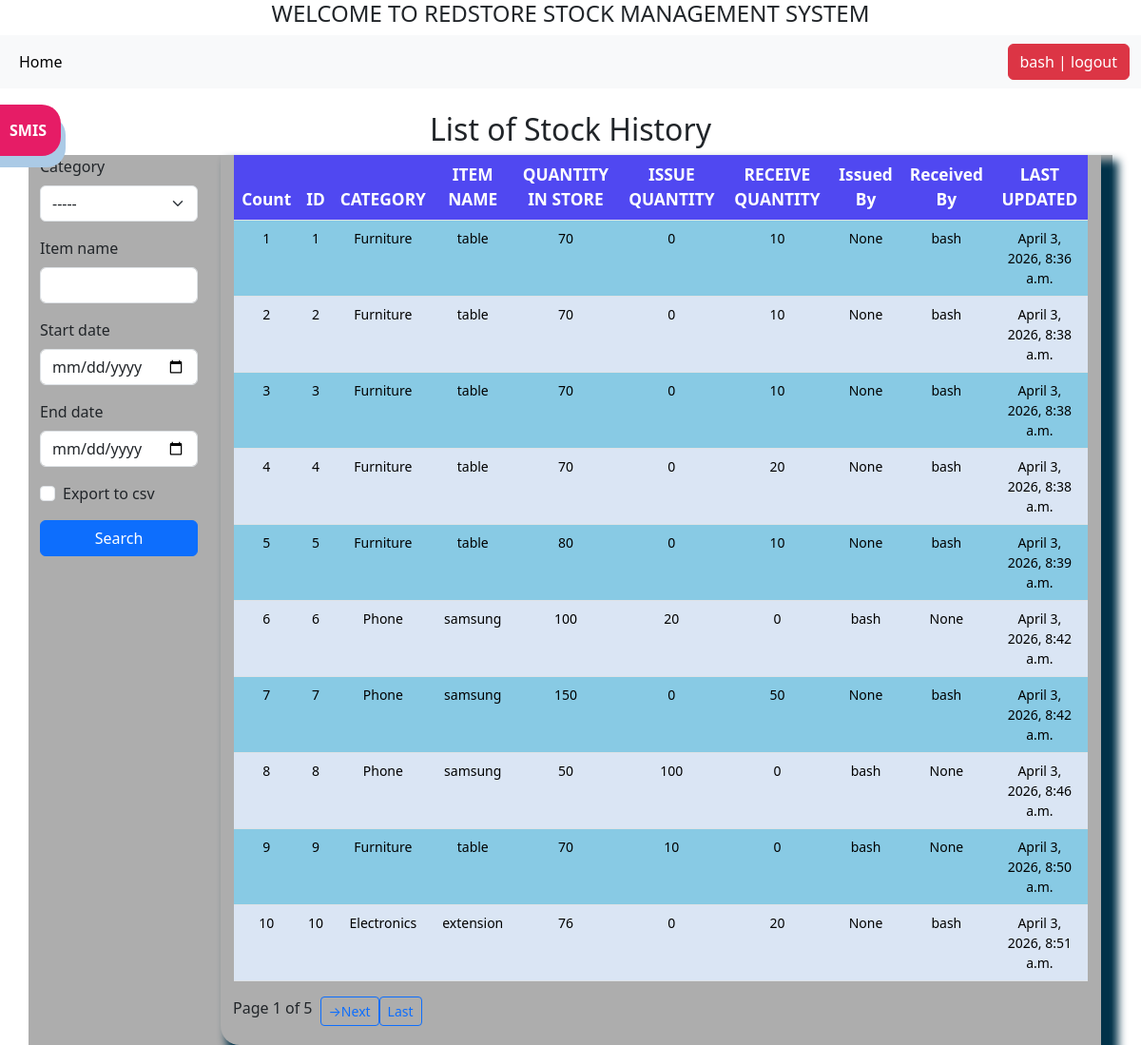
The app's page /list_history/ (signed in) with its own data.
### stockapp/models.py (models this page shows, shortened)
class StockHistory(models.Model):
    category = models.ForeignKey(Category, on_delete=models.CASCADE)
    item_name = models.CharField(max_length=100, blank=True, null=True)
    quantity = models.IntegerField(default=0, blank=True, null=True)
    received_quantity= models.IntegerField(default=0, blank=True, null=True)
    received_by = models.CharField(max_length=100, blank=True, null=True)
    issued_quantity = models.IntegerField(default=0, blank=True, null=True)
    issued_by = models.CharField(max_length=100, blank=True, null=True)
    issue_to = models.CharField(max_length=100, blank=True, null=True)
    last_updated = models.DateTimeField(auto_now_add=False, auto_now=True)
    timestamp = models.DateTimeField(auto_now_add=True, auto_now=False)
    class Meta:
        db_table = 'StockHistory'

class Category(models.Model):
    name = models.CharField(max_length=100,blank=True,null=True)
    def __str__(self):
        return self.name

### stockapp/views.py (the view, shortened to what this page needs)
# urls.py: path('list_history/', views.list_history, name='list_history')
@login_required
def list_history(request):
    header = 'List of Stock History'
    queryset = StockHistory.objects.all()
    form = StockHistorySearchForm(request.GET or None)
    paginator = Paginator(queryset, 10)
    page = request.GET.get('page')
    queryset = paginator.get_page(page)
    context = {
        "form": form,
        "header": header,
        "queryset": queryset
    }
    return render(request, 'list_history.html', context)

### stockapp/forms.py
class StockHistorySearchForm(forms.Form):
    category = forms.ModelChoiceField(
        queryset=Category.objects.all(),
        required=False,
        empty_label="-----"
    )
    item_name = forms.CharField(required=False)
    start_date = forms.DateField(
        required=False,
        widget=forms.DateInput(attrs={'type':'date'})
    )
    end_date = forms.DateField(
        required=False,
        widget=forms.DateInput(attrs={'type':'date'})
    )
    export_to_csv = forms.BooleanField(required=False)

### stockapp/templates/list_history.html (shortened to what this page needs)
{% extends 'navbar.html' %}
{% load crispy_forms_tags %}
{% load static %}
{% block content %}
<h2>{{header}}</h2>
<div class="row">
    <div class="col-sm-2">
<form  method="GET">
    {{form|crispy}}
    <input class="btn btn-primary mybutton" type="submit" value="Search"/>
</form>
</div>
 <div class="col-sm-10">
<div class="display_table">
<table class="table">
    <thead>
        <tr>
            <th>Count</th>
            <th>ID</th>
            <th>CATEGORY</th>
            <th>ITEM NAME</th>
             <th>QUANTITY IN STORE</th>
            <th>ISSUE QUANTITY</th>
            <th>RECEIVE QUANTITY</th>
            <th>Issued By</th>
            <th>Received By</th>
            <th>LAST UPDATED</th>
        </tr>
    </thead>
    {% for instance in queryset %}
    <tr>
        <td>{{forloop.counter}}</td>
        <td>{{instance.id}}</td>
        <td>{{instance.category}}</td>
        <td>{{instance.item_name}}</td>
        <td>{{instance.quantity}}</td>
        <td>{{instance.issued_quantity}}</td>
        <td>{{instance.received_quantity}}</td>
        <td>{{instance.issued_by}}</td>
        <td>{{instance.received_by}}</td>
        <td>{{instance.last_updated}}</td>
    </tr>
    {% endfor %}
</table>
<div class="pagination mt-3">
    {% with request.GET.urlencode as query_string %}
<span class="mx-2">
    Page {{ queryset.number }} of {{ queryset.paginator.num_pages }}
</span>
   {% if queryset.has_next %}
        <a href="?{{ query_string }}&page={{ queryset.next_page_number }}"
           class="btn btn-sm btn-outline-primary">&#8594Next</a>
        <a href="?{{ query_string }}&page={{ queryset.paginator.num_pages }}"
           class="btn btn-sm btn-outline-primary">Last</a>
    {% endif %}
    {% endwith %}
</div>
</div>
</div>
{% endblock content%}

### stockapp/templates/navbar.html (shortened to what this page needs)
{% load static %}
<!DOCTYPE html>
<html lang="en">
<head>
     <link href="https://cdn.jsdelivr.net/npm/bootstrap@5.3.8/dist/css/bootstrap.min.css" rel="stylesheet">
      <link  href="{% static 'css/stylesheet.css' %}" rel="stylesheet">
</head>
<body>
     <h4>WELCOME TO REDSTORE STOCK MANAGEMENT SYSTEM </h4>
    <nav class="navbar navbar-expand-lg bg-body-tertiary">
  <div class="container-fluid">
    <div class="collapse navbar-collapse" id="navbarSupportedContent">
      <ul class="navbar-nav me-auto mb-2 mb-lg-0">
        <li class="nav-item">
          <a class="nav-link active" aria-current="page" href="{% url 'home' %}">Home</a>
        </li>
      </ul>
      <ul class="navbar-nav">
        {% if request.user.is_authenticated %}
        <li>
          <form action="{% url 'logout' %}" method="post" style="display:inline;">
            <button type="submit" class="btn btn-danger">{{ request.user }} | logout</button>
          </form>
        </li>
        {% else %}
        <li>
          <a href="{% url 'login' %}" class="btn btn-primary">login</a>
        </li>
        {% endif %}
      </ul>
    </div>
  </div>
</nav>
<div class="container mt-4">
        {% block content %}
        {% endblock content %}
    </div>
 <a href="#"><div id="version-display" data-bs-toggle="modal" data-bs-target="#mymodal">SMIS</div></a>
</body>
</html>

### stockapp/static/css/stylesheet.css (style rules this page uses)
body { background-image: url("../img/ulotkidruk-paper-1468883.jpg"); }
.row { background-color: rgb(173, 173, 173); }
h4 { text-align: center; }
.table { font-size: 13pt; text-align: center; width: 98%; margin: 0 auto; }
table.table > tbody > tr:nth-of-type(odd) > td { background-color: #88CAE4 !important; font-size: 14px; }
table.table > tbody > tr:nth-of-type(even) > td { background-color: #dae5f4 !important; font-size: 14px; }
table.table > thead > tr > th { background-color: #5048f1 !important; color: white !important; }
h2 { text-align: center; }
.display_table { border-bottom-left-radius: 20px; padding-left: 5px; padding-right: 5px; padding-bottom: 20px; box-shadow: 12px 12px 10px 6px #013249; }
.mybutton { width: 100%; }
#version-display { background-color: #e61c66; color: #fff; box-shadow: 5px 12px #abcae6; text-align: center; display: inline; padding: 15px; font-weight: bolder; position: fixed; top: 40px; left: -5px; z-index: 3000; border-top-right-radius: 20px; border-bottom-right-radius: 20px; margin-top: 70px; }

### records on screen
StockHistory: id "1", category "Furniture", item_name "table", quantity "70", issued_quantity "0", received_quantity "10", issued_by "None", received_by "bash", last_updated "April 3, 2026, 8:36 a.m."
StockHistory: id "2", category "Furniture", item_name "table", quantity "70", issued_quantity "0", received_quantity "10", issued_by "None", received_by "bash", last_updated "April 3, 2026, 8:38 a.m."
StockHistory: id "3", category "Furniture", item_name "table", quantity "70", issued_quantity "0", received_quantity "10", issued_by "None", received_by "bash", last_updated "April 3, 2026, 8:38 a.m."
StockHistory: id "4", category "Furniture", item_name "table", quantity "70", issued_quantity "0", received_quantity "20", issued_by "None", received_by "bash", last_updated "April 3, 2026, 8:38 a.m."
StockHistory: id "5", category "Furniture", item_name "table", quantity "80", issued_quantity "0", received_quantity "10", issued_by "None", received_by "bash", last_updated "April 3, 2026, 8:39 a.m."
StockHistory: id "6", category "Phone", item_name "samsung", quantity "100", issued_quantity "20", received_quantity "0", issued_by "bash", received_by "None", last_updated "April 3, 2026, 8:42 a.m."
StockHistory: id "7", category "Phone", item_name "samsung", quantity "150", issued_quantity "0", received_quantity "50", issued_by "None", received_by "bash", last_updated "April 3, 2026, 8:42 a.m."
StockHistory: id "8", category "Phone", item_name "samsung", quantity "50", issued_quantity "100", received_quantity "0", issued_by "bash", received_by "None", last_updated "April 3, 2026, 8:46 a.m."
StockHistory: id "9", category "Furniture", item_name "table", quantity "70", issued_quantity "10", received_quantity "0", issued_by "bash", received_by "None", last_updated "April 3, 2026, 8:50 a.m."
StockHistory: id "10", category "Electronics", item_name "extension", quantity "76", issued_quantity "0", received_quantity "20", issued_by "None", received_by "bash", last_updated "April 3, 2026, 8:51 a.m."

### other values on screen
{{ request.user }} "bash"
{{ header }} "List of Stock History"
{{ queryset.number }} "1"
{{ queryset.paginator.num_pages }} "5"
